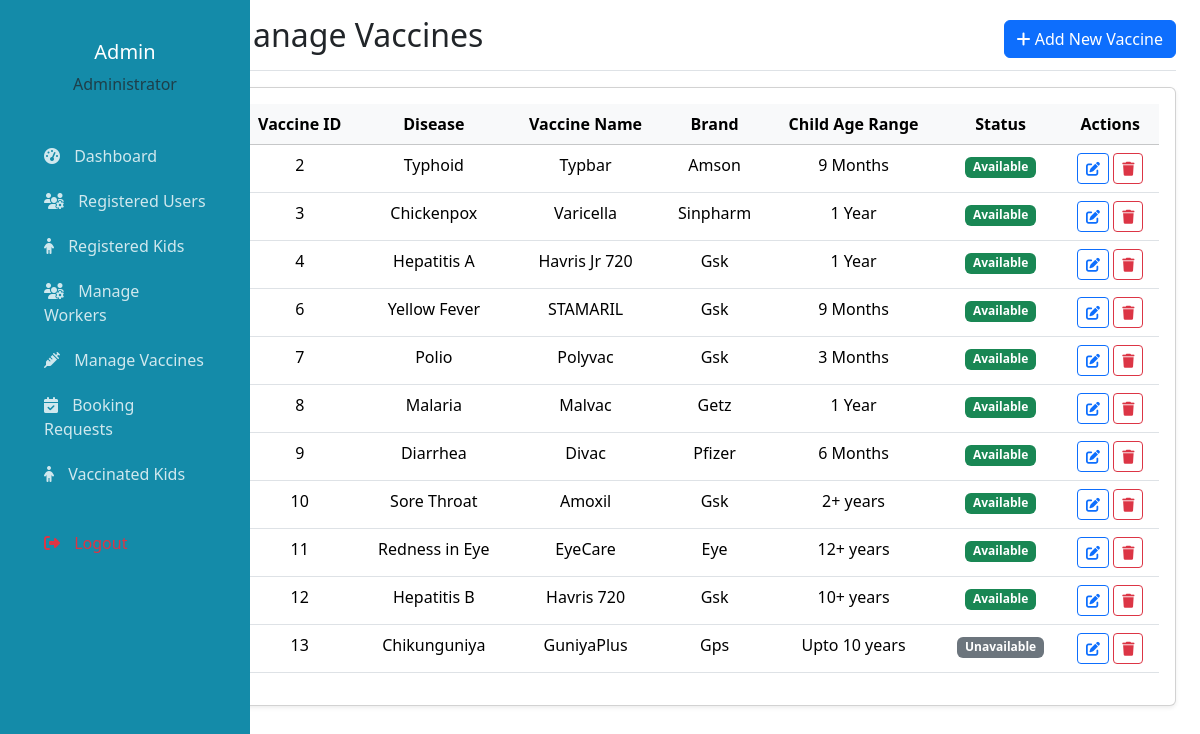
Screenshot of /admin/manage_vaccines.php (signed in) with the database file from the repository.
### tables this page shows
CREATE TABLE IF NOT EXISTS `vaccines` (
  `id` int NOT NULL AUTO_INCREMENT,
  `disease` varchar(100) NOT NULL,
  `vaccine_name` varchar(100) NOT NULL,
  `brand` varchar(100) NOT NULL,
  `age_range` varchar(50) NOT NULL COMMENT 'e.g., "0-6 months", "1-2 years"',
  `status` enum('Available','Unavailable') DEFAULT 'Available',
  `can_book` tinyint(1) DEFAULT '1' COMMENT '1=Book Now enabled, 0=disabled',
  `description` text,
  `created_at` timestamp NULL DEFAULT CURRENT_TIMESTAMP,
  `updated_at` timestamp NULL DEFAULT CURRENT_TIMESTAMP ON UPDATE CURRENT_TIMESTAMP,
  PRIMARY KEY (`id`)
);

### admin/manage_vaccines.php (the view, shortened to what this page needs)
<?php
require_once '../includes/db_connection.php';
$sql = "SELECT * FROM vaccines ORDER BY id ASC";
$result = $connection->query($sql);
?>
<!DOCTYPE html>
<html lang="en">
<head>
</head>
<body>
    <div class="container-fluid">
        <div class="row">
            <?php include 'admin_sidebar.php'; ?>
            <main class="col-md-9 ms-sm-auto col-lg-10 px-md-4">
                <div class="d-flex justify-content-between flex-wrap flex-md-nowrap align-items-center pt-3 pb-2 mb-3 border-bottom">
                    <h1 class="h2">Manage Vaccines</h1>
                    <a href="add_vaccine.php" class="btn btn-primary">
                        <i class="fas fa-plus"></i> Add New Vaccine
                    </a>
                </div>
                <div class="card shadow-sm">
                    <div class="card-body">
                        <div class="table-responsive">
                            <table class="table table-hover text-center">
                                <thead class="table-light">
                                    <tr>
                                        <th>Vaccine ID</th>
                                        <th>Disease</th>
                                        <th>Vaccine Name</th>
                                        <th>Brand</th>
                                        <th>Child Age Range</th>
                                        <th>Status</th>
                                        <th>Actions</th>
                                    </tr>
                                </thead>
                                <tbody>
                                    <?php while ($row = $result->fetch_assoc()): ?>
                                    <tr>
                                        <td><?= $row['id'] ?></td>
                                        <td><?= htmlspecialchars($row['disease']) ?></td>
                                        <td><?= htmlspecialchars($row['vaccine_name']) ?></td>
                                        <td><?= htmlspecialchars($row['brand']) ?></td>
                                        <td><?= htmlspecialchars($row['age_range']) ?></td>
                                        <td>
                                            <span class="badge <?= $row['status'] == 'Available' ? 'bg-success' : 'bg-secondary' ?> status-badge">
                                                <?= $row['status'] ?>
                                            </span>
                                        </td>
                                        <td class="action-btns">
                                            <a href="edit_vaccine.php?id=<?= $row['id'] ?>" class="btn btn-sm btn-outline-primary">
                                                <i class="fas fa-edit"></i>
                                            </a>
                                            <a href="delete_vaccine.php?id=<?= $row['id'] ?>" class="btn btn-sm btn-outline-danger" onclick="return confirm('Are you sure?')">
                                                <i class="fas fa-trash"></i>
                                            </a>
                                        </td>
                                    </tr>
                                    <?php endwhile; ?>
                                </tbody>
                            </table>
                        </div>
                    </div>
                </div>
            </main>
        </div>
    </div>
</body>
</html>

### admin/manage_vaccines.php (style rules this page uses)
.action-btns .btn { padding: 0.25rem 0.5rem; font-size: 0.875rem; }
.status-badge { font-size: 0.75rem; }

### admin/admin_sidebar.php (style rules this page uses)
:root { --primary-color: #148ba9; --secondary-color: #f8f9fa; }

### rows the page displays
vaccines: id "2", disease "Typhoid", vaccine_name "Typbar", brand "Amson", age_range "9 Months", status "Available"
vaccines: id "3", disease "Chickenpox", vaccine_name "Varicella", brand "Sinpharm", age_range "1 Year", status "Available"
vaccines: id "4", disease "Hepatitis A", vaccine_name "Havris Jr 720", brand "Gsk", age_range "1 Year", status "Available"
vaccines: id "6", disease "Yellow Fever", vaccine_name "STAMARIL", brand "Gsk", age_range "9 Months", status "Available"
vaccines: id "7", disease "Polio", vaccine_name "Polyvac", brand "Gsk", age_range "3 Months", status "Available"
vaccines: id "8", disease "Malaria", vaccine_name "Malvac", brand "Getz", age_range "1 Year", status "Available"
vaccines: id "9", disease "Diarrhea", vaccine_name "Divac", brand "Pfizer", age_range "6 Months", status "Available"
vaccines: id "10", disease "Sore Throat", vaccine_name "Amoxil", brand "Gsk", age_range "2+ years", status "Available"
vaccines: id "11", disease "Redness in Eye", vaccine_name "EyeCare", brand "Eye", age_range "12+ years", status "Available"
vaccines: id "12", disease "Hepatitis B", vaccine_name "Havris 720", brand "Gsk", age_range "10+ years", status "Available"
vaccines: id "13", disease "Chikunguniya", vaccine_name "GuniyaPlus", brand "Gps", age_range "Upto 10 years", status "Unavailable"

### other values shown
$_SESSION['admin_name'] "Admin"
